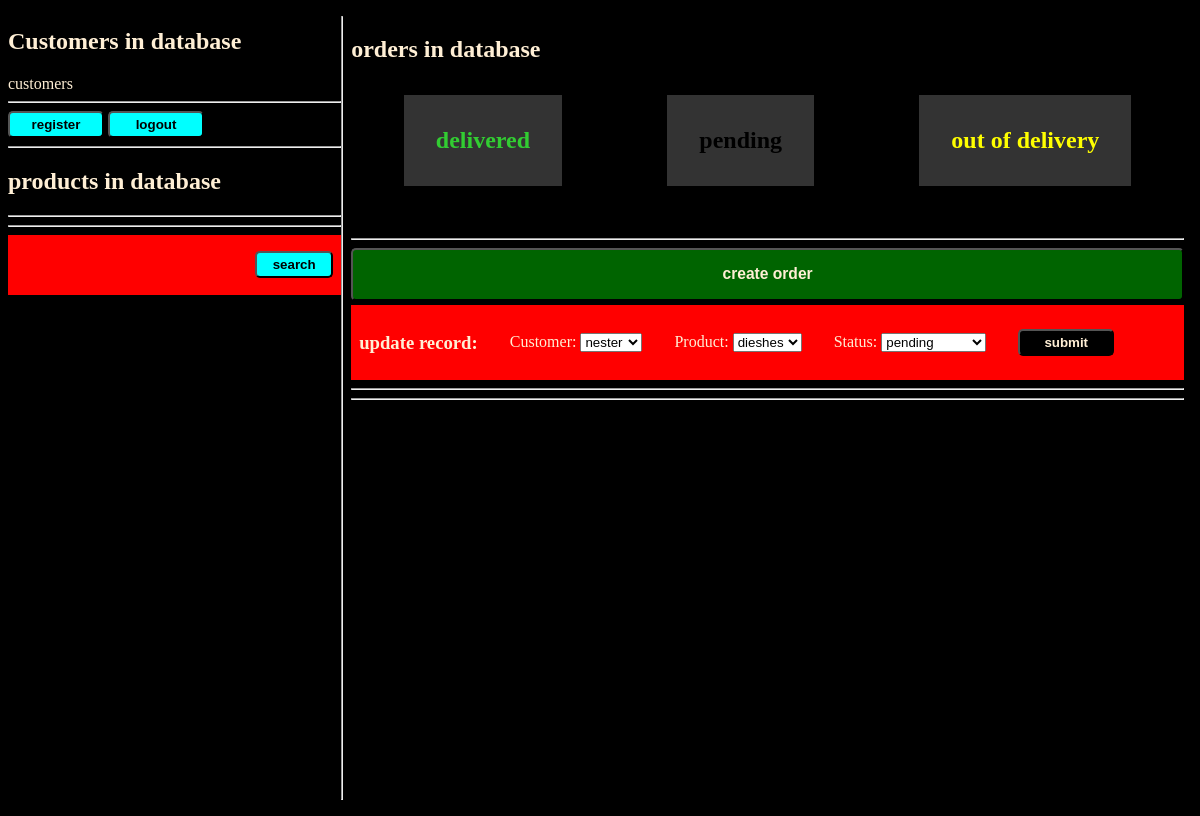
The page /update/6/ (signed in) on the database its author committed.
### manager/models.py (models this page shows)
class Order(models.Model):
    STATUS = (
        ('delivered', 'delivered'),
        ('out of delivery', 'out of delivery'),
        ('pending', 'pending'),
    )
    customer = models.ForeignKey(Customer, null=True, on_delete= models.SET_NULL)
    product = models.ForeignKey(Product, null=True, on_delete= models.SET_NULL)
    date = models.DateTimeField(auto_now_add=True, null=True)
    status = models.CharField(max_length=50, null=True, choices=STATUS)

### manager/views.py (the view)
# urls.py: path('update/<str:pk>/', views.update, name="update"),
@login_required(login_url='login')
def update(request, pk):
    info = Order.objects.get(id=pk)
    form = OrderForm(instance=info)
    context = {
        'form': form
    }
    if request.method == 'POST':
        form = OrderForm(request.POST, instance=info)
        if form.is_valid():
            form.save()
            return redirect('/')
    else:
        return render(request, 'update.html', context)

### manager/forms.py
class OrderForm(ModelForm):
    class Meta:
        model = Order
        fields = '__all__'

### manager/models.py (called while the page is built)
    def __str__(self):
        return self.name

    def __str__(self):
        return self.name

### templates/update.html (shortened to what this page needs)
{% extends 'index.html' %} {% block content %}
<form action="" method="POST">
  <h3>update record:</h3>
  {% csrf_token %} {{form}}
  <button>submit</button>
</form>
{% endblock %}

### templates/index.html (style rules this page uses)
body { background: black; color: papayawhip; display: flex; height: 100vh; }
button { padding: 0.25rem; border-radius: 5px; }

### templates/update.html (style rules this page uses)
form { background-color: red; display: flex; align-items: center; gap: 2rem; padding: 0.5rem; margin-top: 0.25rem; }
button { background-color: black; color: papayawhip; font-weight: bold; width: 6rem; }

### rows shown on the page
Order: customer "nester", product "dieshes", status "pending"
